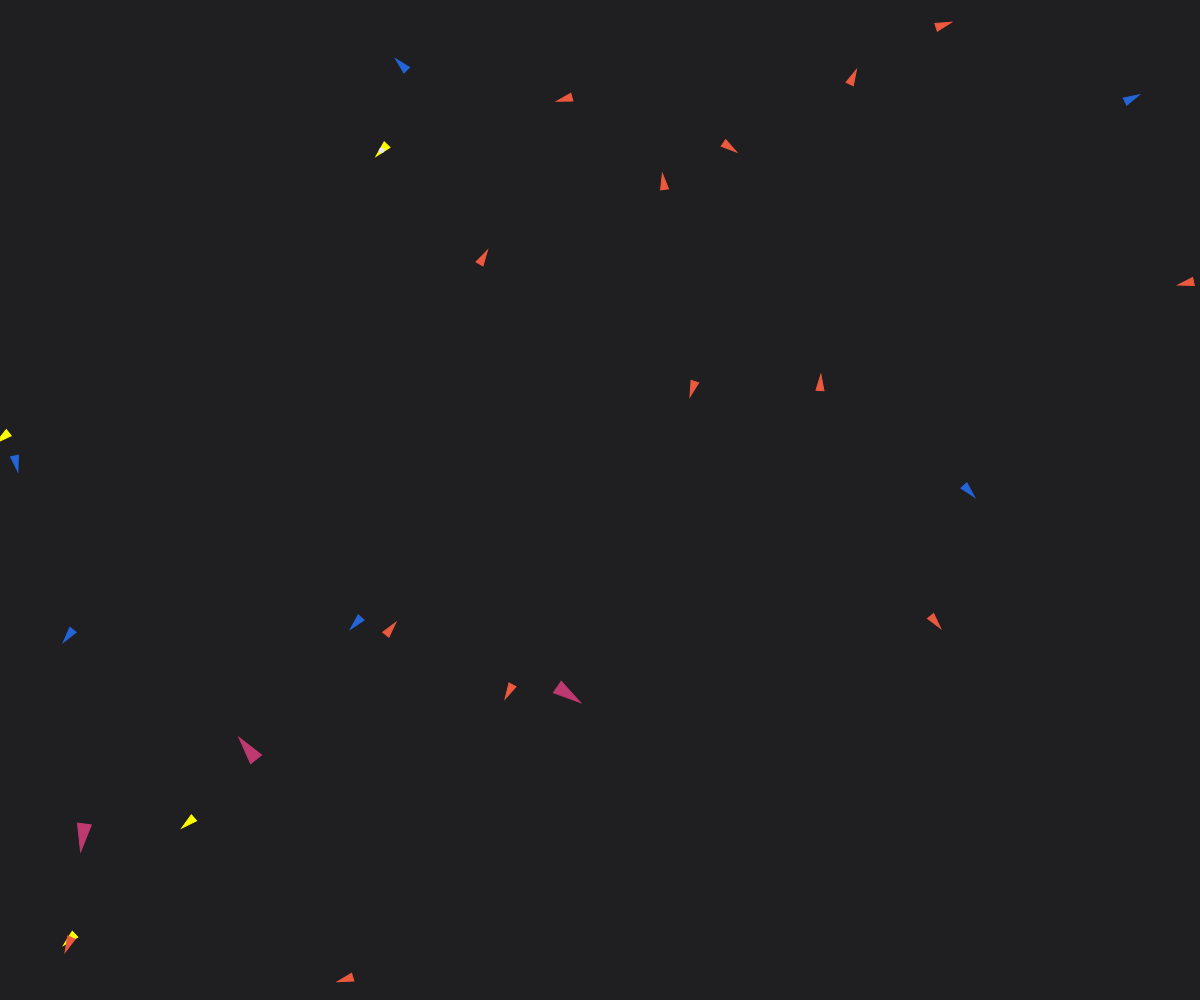
Frame 1 (no input)
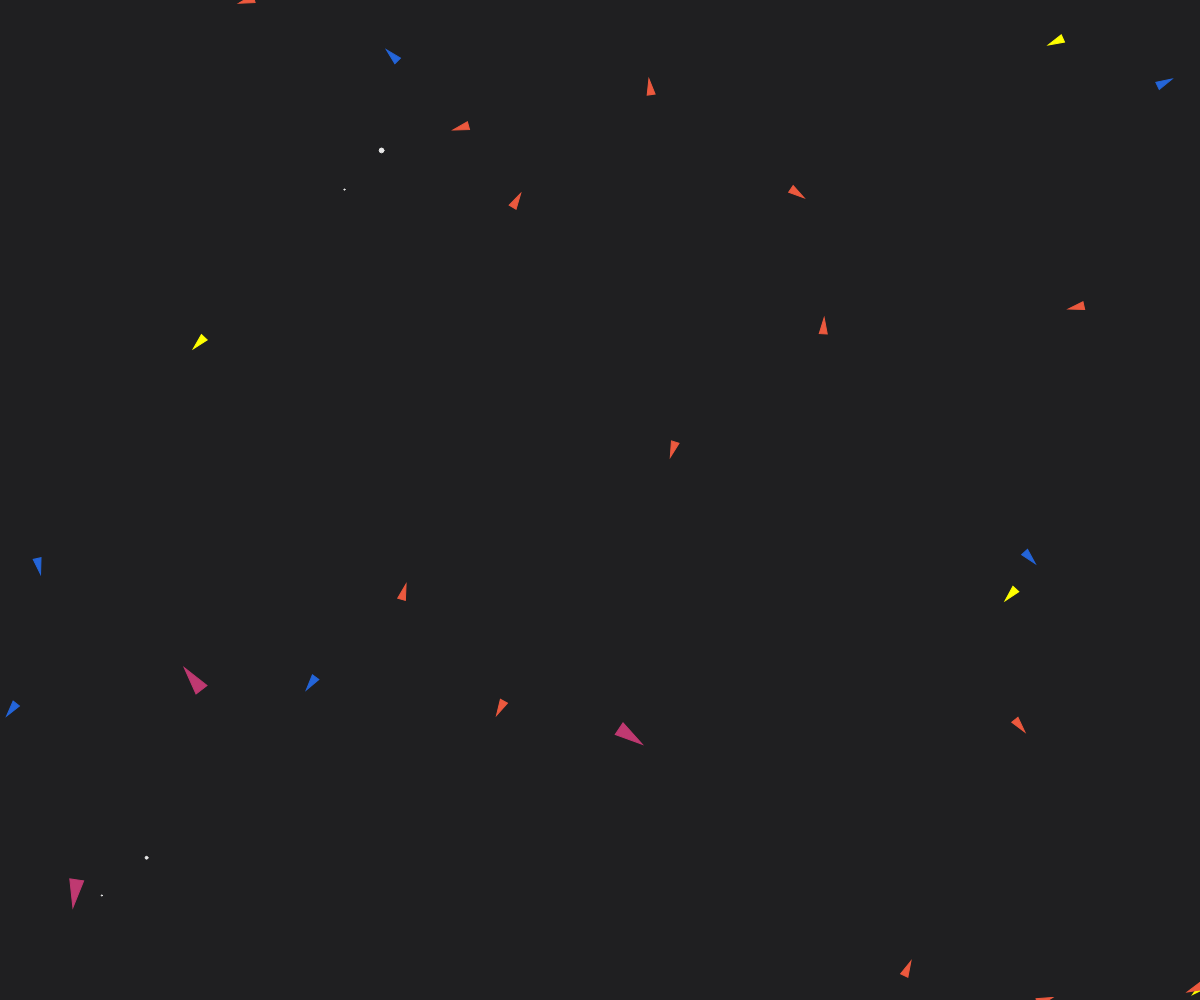
Frame 60 (no input)
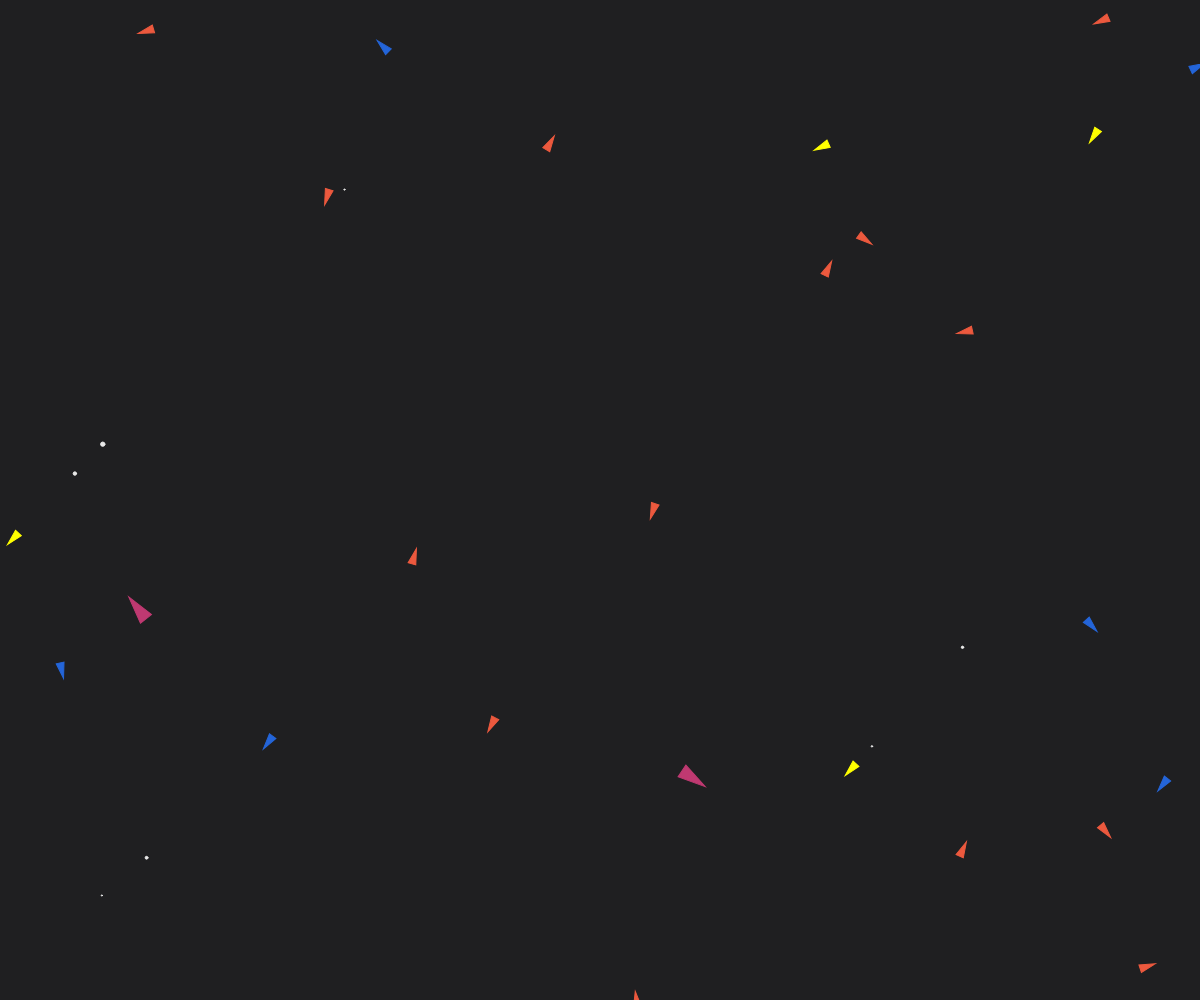
Frame 120 (the mouse pressed at the canvas centre since frame 60)

The p5.js sketch that drew these frames (run headless with seeded random() and noise() and a simulated clock; from frame 60 on, the mouse is pressed at the canvas centre):

// p5.js sketch
// ── sketch.js
let enemyBoids = [];
let foodBoids = [];
let normalBoids = [];

let food = [];


function setup() {
  createCanvas(windowWidth, windowHeight);

  addEnemyBoids(random(1,3));
  addNormalBoid(random(15, 25));
  addFoodBoids(random(2,4));
}


function draw() {
  background(color('#1F1F21'));

  updateEnemyBoid();
  updateFoodBoid();
  updateNormalBoid();

  updateFood();
  reset();
}


/**
 * adds amount EnemyBoid(s)
 * @param {[Number]} amount
 */
function addEnemyBoids(amount) {
  for (let i = 0; i < amount; i++) {
    let x = random(width);
    let y = random(height);
    enemyBoids.push(new EnemyBoid(x, y));
  }
}


/**
 * adds amount FoodBoid(s)
 * @param {[Number]} amount
 */
function addFoodBoids(amount) {
  for (let i = 0; i < amount; i++) {
    let x = random(width);
    let y = random(height);
    foodBoids.push(new FoodBoid(x, y));
  }
}


/**
 * adds amount NormalBoid(s)
 * @param {[Number]} amount
 */
function addNormalBoid(amount) {
  for (let i = 0; i < amount; i++) {
    let x = random(width);
    let y = random(height);
    normalBoids.push(new NormalBoid(x, y));
  }
}


/**
 * Updates EnemyBoid(s)
 */
function updateEnemyBoid() {
  for (let i = 0; i < enemyBoids.length; i++) {
    enemyBoids[i].applyFlock(enemyBoids);
    enemyBoids[i].update();
    enemyBoids[i].edges();
    enemyBoids[i].show();

    // eat
    let goodFood = enemyBoids[i].eat(normalBoids, 50);
    goodFood.mult(3);
    enemyBoids[i].applyForce(goodFood);

    // dead
    if (enemyBoids[i].dead()) enemyBoids.splice(i, 1);
  }
}


/**
 * Updates Food
 */
function updateFood() {
  for (let i = 0; i < food.length; i++) {
    food[i].show();
  }
}


/**
 * Updates FoodBoid(s)
 */
function updateFoodBoid() {
  for (let i = 0; i < foodBoids.length; i++) {
    foodBoids[i].applyFlock(normalBoids);
    foodBoids[i].update();
    foodBoids[i].edges();
    foodBoids[i].show();

    foodBoids[i].dropFood(food);

    //dead
    if (foodBoids[i].dead()) foodBoids.splice(i, 1);
  }
}


/**
 * Updates NormalBoid(s)
 */
function updateNormalBoid() {
  for (let i = 0; i < normalBoids.length; i++) {
    normalBoids[i].applyFlock(normalBoids);
    normalBoids[i].update();
    normalBoids[i].edges();
    normalBoids[i].show();

    // eat
    let goodFood = normalBoids[i].eat(food, 50);
    goodFood.mult(3);
    normalBoids[i].applyForce(goodFood);

    // duplicate
    if (normalBoids.length < 30) normalBoids[i].duplicate(normalBoids);

    // dead
    if (normalBoids[i].dead()) {
      normalBoids.splice(i, 1);
    }
  }
}


/**
 * Resets boids
 */
function reset() {
  if (enemyBoids.length < 1 && random(1) < 0.1) addEnemyBoids(1);
  if (foodBoids.length < 1 && random(1) < 0.1) addFoodBoids(random(1,2));
  if (normalBoids.lengt < 1 && random(5) < 0.1) addNormalBoid(random(10,20));
}

// ── boid.js
class Boid {

  constructor(x, y) {
    this.position = createVector(x,y);
    this.accelertion = createVector(0,0);
    this.velocity = createVector(random(-20,20), random(-20,20));
    this.radius = 40;
    this.maxSpeed = 10;
    this.maxForce = 10;
    this.color = color('#FFFFFF');

    //flocking-system
    this.separationDist = 25.0;
    this.alignmentDist = 50;
    this.cohesionDist = 50;

    //health
    this.health = 100;
    this.healthDecrease = random(1);

    this.flock = new Flock(this);
  }


  /**
   * applys flocking-sytem to boids
   * @param  {[Array]} boids boids to apply
   */
  applyFlock(boids) {
    let sep = this.flock.separate(boids);
    let ali = this.flock.alignment(boids);
    let coh = this.flock.cohesion(boids);
    sep.mult(1.5);
    ali.mult(1.0);
    coh.mult(1.0);
    this.applyForce(sep);
    this.applyForce(ali);
    this.applyForce(coh);
  }


  /**
   * applys force to accelertion
   * @param  {[p5.Vector]} force
   */
  applyForce(force) {
    // Später Masse hinzufügen A = F/M
    this.accelertion.add(force);
  }


  /**
   * updates
   */
  update() {
    this.velocity.add(this.accelertion);
    this.velocity.limit(this.maxSpeed);
    this.position.add(this.velocity);
    this.accelertion.mult(0);
    this.health -= this.healthDecrease;
  }


  /**
   * keeps boid in canvas
   * @return {[type]} [description]
   */
  edges() {
    // if (this.position.x < this.radius || this.position.x > width - this.radius) {
    //   this.velocity.x = 0 - this.velocity.x
    // }
    // if (this.position.y < this.radius || this.position.y > height - this.radius) {
    //   this.velocity.y = 0 - this.velocity.y
    // }
    if(this.position.x < -this.radius) this.position.x = width+this.radius;
    if(this.position.y < -this.radius) this.position.y = height+this.radius;
    if(this.position.x > width + this.radius) this.position.x = -this.radius;
    if(this.position.y > height + this.radius) this.position.y = -this.radius;
  }


  /**
   * renders triangle
   */
  show() {
    var angle = this.velocity.heading() + radians(90);
    fill(this.color);

    stroke(this.color);
    push();
    translate(this.position.x,this.position.y);
    rotate(angle);
    beginShape();
    vertex(0, -this.radius * 2);
    vertex(-this.radius, this.radius * 2);
    vertex(this.radius, this.radius * 2);
    endShape(CLOSE);
    pop();
  }


  /**
   * returns if boids is dead
   * @return {[boolean]} isBoidDead
   */
  dead() {
    if (this.health <= 0) {
      return true;
    } else {
      return false;
    }
  }


  /**
   * calcultes steering to next food
   * @param  {[Array]} food
   * @param  {[Number]} radiusBoid radius around Boid
   * @return {[p5.Vector]}            steering to next Food
   */
  eat(food, radiusBoid) {
    let close = null;
    let record = Infinity;
    // for (let i = food.length - 1; i >= 0; i--) {
    for (let i = 0; i < food.length; i++) {
      let dist = p5.Vector.dist(this.position, food[i].position);
      if (dist < (this.radius * 2)) {
        this.health += food[i].health;
        food.splice(i, 1);

      } else {
        if (dist < record && dist < radiusBoid) {
          record = dist;
          close = food[i];
        }
      }

    }

    if (close !== null) {
      return this.flock.seek(close);
    } else {
      return createVector(0,0);
    }
  }
}

// ── enemyBoid.js
class EnemyBoid extends Boid {
  
  constructor(x, y) {
    super(x, y);
    this.accelertion = createVector(0,0);
    this.velocity = createVector(random(-2,2), random(-2,2));
    this.radius = 7.0;
    this.maxSpeed = 1.5;
    this.maxForce = 0.03;

    // this.color = color('#5490CC');
    this.color = color('#BF3971')

    //flocking-system
    this.separationDist = 30;
    this.alignmentDist = 0;
    this.cohesionDist = 0;

    //health
    this.health = 100;
    this.healthDecrease = random(0.1, 1);
  }
}

// ── flock.js
class Flock {

  constructor(currentBoid) {
    this.currentBoid = currentBoid;
  }


  /**
   * returns steering vector
   * @param  {[p5.Vector]} sum
   * @return {[p5.p5.Vector]}     steer vector
   */
  returnSteer(sum) {
    sum.normalize();
    sum.mult(this.currentBoid.maxSpeed);
    let steer = p5.Vector.sub(sum, this.currentBoid.velocity);
    steer.limit(this.currentBoid.maxForce);
    return steer;
  }


  /**
   * returns seek Vector
   * @param target
   * @return {[p5.Vector]}  seek vector
   */
  seek(target) {
    let desired = null;
    desired = p5.Vector.sub(target.position, this.currentBoid.position);
    desired.setMag(this.currentBoid.maxSpeed);
    let steer = p5.Vector.sub(desired, this.currentBoid.velocity);
    steer.limit(this.currentBoid.maxForce);
    return steer;
  }


  /**
   * calculates alignment
   * @param  {[Array]} boids alignment to this boids
   * @return {[p5.Vector]}     alignment vector
   */
  alignment(boids) {
    let neighbordist = this.currentBoid.alignmentDist;
    let sum = createVector(0,0);
    let count = 0;

    for (let i = 0; i < boids.length; i++) {
      let d = p5.Vector.dist(this.currentBoid.position, boids[i].position);
      if((d > 0) && (d < neighbordist)) {
        sum.add(boids[i].velocity);
        count++;
      }
    }

    if (count > 0) {
      sum.div(count);
      return this.returnSteer(sum);
    } else {
      return createVector(0,0);
    }
  }


  /**
  * calculates cohesion
  * @param  {[Array]} boids cohesion to this boids
  * @return {[p5.Vector]}       cohesion vector
  */
  cohesion(boids) {
    let neighbordist = this.currentBoid.cohesionDist;
    let sum = createVector(0,0);
    let count = 0;

    for (let i = 0; i < boids.length; i++) {
      let d = p5.Vector.dist(this.currentBoid.position, boids[i].position);
      if ((d > 0) && (d < neighbordist)) {
        sum.add(boids[i].position);
        count++;
      }
    }

    if (count > 0) {
      sum.div(count);
      sum.sub(this.currentBoid.position);
      return this.returnSteer(sum);
    } else {
      return createVector(0,0);
    }
  }


  /**
   * calculates seperation
   * @param  {[Array]} boids seperation to this boids
   * @return {[p5.Vector]}       seperation vector
   */
  separate(boids) {
      let desiredseparation = this.currentBoid.separationDist;
      let steer = createVector(0,0);
      let count = 0;

      for (let i = 0; i < boids.length; i++) {
        let dist = p5.Vector.dist(this.currentBoid.position, boids[i].position);
        if ((dist > 0) && (dist < desiredseparation)) {
          let diff = p5.Vector.sub(this.currentBoid.position, boids[i].position);
          diff.normalize();
          diff.div(dist);
          steer.add(diff);
          count++;
        }
      }

      if (count > 0) {
        steer.div(count);
      }

      if (steer.mag() > 0) {
        steer.normalize();
        steer.mult(this.currentBoid.maxSpeed);
        steer.sub(this.currentBoid.velocity);
        steer.limit(this.currentBoid.maxForce);
      }
      return steer;
  }
}

// ── food.js
class Food {

  constructor(x,y) {
    this.position = createVector(x, y);
    this.health = random(1, 5);
    this.color = color('#E8E8E8');
  }

  /**
   * renders food
   */
  show() {
    fill(this.color);
    stroke(this.color);
    ellipse(this.position.x, this.position.y, this.health);
  }
}

// ── foodBoid.js
class FoodBoid extends Boid {

  constructor(x, y) {
    super(x, y);
    this.accelertion = createVector(-100,100);
    this.velocity = createVector(random(-20,20), random(-20,20));
    this.radius = 4.0;
    this.maxSpeed = 4.5;
    this.maxForce = 0.1;
    this.color = color('#FFFF00');
    
    //flocking-system
    this.separationDist = 30;
    this.alignmentDist = 0;
    this.cohesionDist = 0;

    //health
    this.health = 100;
    this.healthDecrease = random(0.01, 0.1);
  }


  /**
   * drop food
   * @param  {[Array]} food
   */
  dropFood(food) {
    if(random(1) < 0.01) {
      food.push(new Food(this.position.x, this.position.y));
    }
  }
}

// ── normalBoid.js
const GENDER = {
  MALE : 'Male',
  FEMALE : 'Female'
}

class NormalBoid extends Boid {

  constructor(x, y) {
    super(x, y);
    this.accelertion = createVector(0,0);
    this.velocity = createVector(random(-2,2), random(-2,2));
    this.radius = 4.0;
    this.maxSpeed = 3.5;
    this.maxForce = 0.05;

    //flocking-system
    this.separationDist = 20;
    this.alignmentDist = 50;
    this.cohesionDist = 50;

    //gender
    this.gender = random(1) < 0.5 ? GENDER.MALE : GENDER.FEMALE;
    // this.color = color('#2465D9');
    if (this.gender === GENDER.MALE) this.color = color(36, 101, 217);
    // this.color = color('#EC593E');
    if (this.gender === GENDER.FEMALE) this.color = color(236, 89, 62);

    //health
    this.health = 100;
    this.healthDecrease = random(0.005, 0.1);
  }


  /**
   * duplicates Boids
   * @param  {[Array]} boids
   */
  duplicate(boids) {
    for (let i = 0; i < boids.length; i++) {
      let dist = p5.Vector.dist(this.position, boids[i].position);
      if ((dist < this.radius * 2) && this.gender != boids[i].gender) {
        if(random(1) < 0.1) {
          let x = this.position.x + random(this.velocity.x, boids[i].velocity.x);
          let y = this.position.y + random(this.velocity.y, boids[i].velocity.y);
          boids.push(new NormalBoid(x, y));
          console.log("duplication");
          break;
        }
      }
    }
  }

}

// ── style.css
html, body {
  margin: 0;
  padding: 0;
  overflow: hidden;
}
